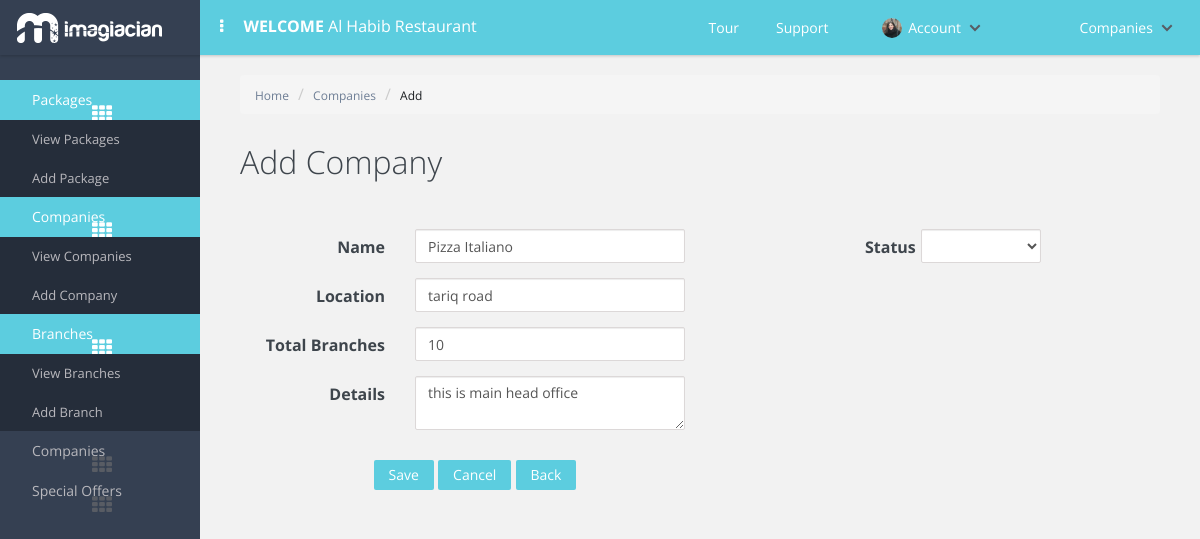
The app's page /add_company.php?id=1 (signed in) with its own data.
### tables this page shows
CREATE TABLE `companies` (
  `company_id` int(11) NOT NULL AUTO_INCREMENT,
  `company_name` varchar(32) NOT NULL,
  `company_location` varchar(32) NOT NULL,
  `company_detail` varchar(32) NOT NULL,
  `company_branch_count` varchar(32) NOT NULL,
  `company_status` varchar(32) NOT NULL,
  PRIMARY KEY (`company_id`)
);

### common/class.database.php (called while the page is built, shortened)
<?php
class Database {
    public $_DB;
    public $_query;
    public $_where = array();
    public $_select = array();
    public $_action;
    public $_table;
    public $_force_select_all = false;
    public function __construct() {
        try {
            $this->_DB = new PDO('mysql:host=' . DB_HOST . ';dbname=' . DB_NAME, DB_USER, DB_PASS);
            $this->_DB->setAttribute(PDO::ATTR_ERRMODE, PDO::ERRMODE_EXCEPTION);
        } catch (PDOException $e) {
            echo 'ERROR: ' . $e->getMessage();
        }
    }
    public function where($column_name, $value, $operator = '=') {
        $this->_where[$column_name] = array();
        $this->_where[$column_name][] = $value;
        $this->_where[$column_name][] = $operator;
    }
    public function query($query) {
        try {
            $this->_query = $this->_DB->prepare(filter_var($query, FILTER_SANITIZE_STRING));
            $this->bind_results();
            $this->_query->execute();
            $this->_where = array();
            $this->_select = array();
        } catch (PDOException $e) {
            $er = $e->errorInfo;
            echo '<p style="font-family:arial; background:#F00; position:absolute; z-index:10000; color:#FFF; padding:5px;">ERROR: ' . $er[2] . '</p>';
        }
    }
    public function bind_results() {
        if (!empty($this->_where)) {
            $ci = 0;
            foreach ($this->_where as $c => $value) {
                $ci++;
                if (is_array($value[0])) {
                    foreach ($value[0] as $rkey => $rvalue) {
                        $this->_query->bindValue(':' . $c.($ci+$rkey), $rvalue, $this->get_type($rvalue));
                    }
                }else{
                    $this->_query->bindValue(':' . $c.$ci, $value[0], $this->get_type($value[0]));
                }
            }
        }
    }
    public function get_type($value) {
        if (is_int($value)) {
            $param = PDO::PARAM_INT;
        } elseif (is_bool($value)) {
            $param = PDO::PARAM_BOOL;
        } elseif (is_null($value)) {
            $param = PDO::PARAM_NULL;
        } elseif (is_string($value)) {
            $param = PDO::PARAM_STR;
        } else {
            $param = FALSE;
        }
        return $param;
    }
    public function build_query() {
        $query = $this->_action;
        if ($this->_action == 'SELECT') {
            if (!empty($this->_select)) {
                if ($this->_force_select_all == true) {
                    $query .= ' *,';
                }
                foreach ($this->_select as $column_name => $name) {
                    $query .=' ' . $column_name . ' as ' . $name . ', ';
                }
            } else {
                $query .= ' *';
            }
            $query = rtrim($query, ', ');
        }
        if ($this->_action != 'UPDATE' && $this->_action != 'INSERT') {
            $query .= ' FROM ';
        }
        $query .= $this->_table;
        if (!empty($this->_where)) {
            $query .= ' WHERE ';
            $columns = array();
            $ci = 0;
            foreach ($this->_where as $c => $v) {
                $cn = $c;
                $ci++;
                if ($v[1] == 'BETWEEN') {
                    $columns[] = $cn . ' ' . $v[1] . ' :' . $c.$ci . ' and :' . $c.($ci+1);
                }elseif($v[1] == 'IN'){
                    $columns[] = $cn . ' IN ' . $v[0];
                }else{
                    $columns[] = $cn . ' ' . $v[1] . ' :' . $c.$ci;
                }
            }
            $query .= implode(' AND ', $columns);
        }
        $this->query($query);
    }
    public function result($fetch_type = PDO::FETCH_OBJ) {
        return $this->_query->fetch($fetch_type);
    }
    public function from($table_name, $num_rows = NULL) {
        $this->_action = 'SELECT';
        $this->_table = $table_name;
        $this->build_query();
    }
}

### classes/class.company.php (called while the page is built, shortened)
<?php
class company extends database
{
	private $table_name;
	function __construct()
	{
		$this->table_name = 'companies';
	}
	public function get_companies($ID = NULL)
	{
		if (isset($ID)) {
			$this->from($this->table_name);
			return $this->result();
		}
		else {
			$this->from($this->table_name);
			return $this->all_results();
		}
	}
}
 ?>

### add_company.php (the view, shortened to what this page needs)
<?php include 'includes/header.php'; ?>
<div class="container-fluide">
	<ul class="breadcrumb">
	    <li><a href="#">Home</a></li>
	    <li><a href="view_company.php">Companies</a></li>
	    <li><a class="active" href="#" >Add</a></li>
	</ul>
<div class="page-heading">
	<h1>Add Company</h1>
</div>
<div class="form-container">
<?php
	$company = new company();
	$ID = (isset($_GET['id']))? $_GET['id'] : NULL;
			if (isset($ID)) {
				$company_result = $company->get_companies($ID);
			}
?>
<form class="form-horizontal" action="" method="post">
	<div class="col-sm-6">
		  <div class="form-group">
		    <label for="company_name" class="col-sm-4 control-label">Name</label>
		    <div class="col-sm-8">
		      <input type="text" class="form-control" name="company_name" id="company_name" value="<?php echo (isset($ID))? $company_result->company_name : '' ?>" placeholder="Name" required>
		    </div>
		  </div>
		  <div class="form-group">
		    <label for="company_location" class="col-sm-4 control-label">Location</label>
		    <div class="col-sm-8">
		      <input type="text" class="form-control" name="company_location" id="company_location" value="<?php echo (isset($ID))? $company_result->company_location : '' ?>" placeholder="location">
		    </div>
		  </div>
		  <div class="form-group">
		    <label for="company_branch_count" class="col-sm-4 control-label">Total Branches</label>
		    <div class="col-sm-8">
		      <input type="text" class="form-control" name="company_branch_count" id="company_branch_count" value="<?php echo (isset($ID))? $company_result->company_branch_count : '' ?>" placeholder="count">
		    </div>
		  </div>
		  <div class="form-group">
		    <label for="company_detail" class="col-sm-4 control-label">Details</label>
		    <div class="col-sm-8">
		      <textarea class="form-control" id="company_detail" name="company_detail" placeholder="Details"><?php echo (isset($ID))? $company_result->company_detail : '' ?></textarea>
		    </div>
		  </div>
		  <div class="col-sm-offset-4 form-group btn-container ">
			  <input type="submit" name="add_company" class="btn btn-primary" value="Save">
			  <input type="reset" class="btn btn-primary" value="Cancel">
			  <button  class="btn btn-primary">Back</button>
		  </div>
	</div>
    <div class="col-sm-3 col-sm-offset-2">
	  	 <div class="form-group">
		    <label for="company_status" class="col-sm-3 control-label">Status</label>
		    <div class="col-sm-8">
		      <select class="form-control" id="company_status" name="company_status"  required>
				</select>
		    </div>
		  </div>
	</div>
 </form>
</div>
	</div>
<?php include 'includes/footer.php'; ?>

### assets/codyhouse-menu/css/style.css (style rules this page uses)
*, *::after, *::before { box-sizing: border-box; }
html { font-size: 62.5%; }
body { font-size: 1.6rem; font-family: "Open Sans", sans-serif; color: #3e454c; background-color: #ffffff; }
body::after { clear: both; content: ""; display: table; }
a { color: #1784c7; text-decoration: none; }
input { font-family: "Open Sans", sans-serif; font-size: 1.6rem; }
.cd-main-content .content-wrapper h1 { text-align: center; padding: 3em 0; font-size: 2rem; }
@media only screen and (min-width: 768px) { .cd-main-content .content-wrapper h1 { padding: 4em 0; font-size: 3.2rem; font-weight: 300; } }

### assets/css/main-styles.css (style rules this page uses)
.breadcrumb a { color: #6e7e95; font-size: 12px; }
.breadcrumb .active { color: #1C1F22!important; }
body { background-color: #f2f2f2; }
.form-container { padding: 30px 10px; margin: auto; }
.btn-container { text-align: center; }
.btn-container .btn { border-radius: 2px; background: #5CCDDF; border: 0px; padding: 5px 15px; margin-top: 15px; }
.form-container .form-control { border: 1px solid #DCD8D8; border-radius: 2px; }
.page-heading h1 { text-align: left!important; padding: 10px 0px!important; }

### records on screen
companies: company_name "Pizza Italiano", company_location "tariq road", company_branch_count "10", company_detail "this is main head office"
